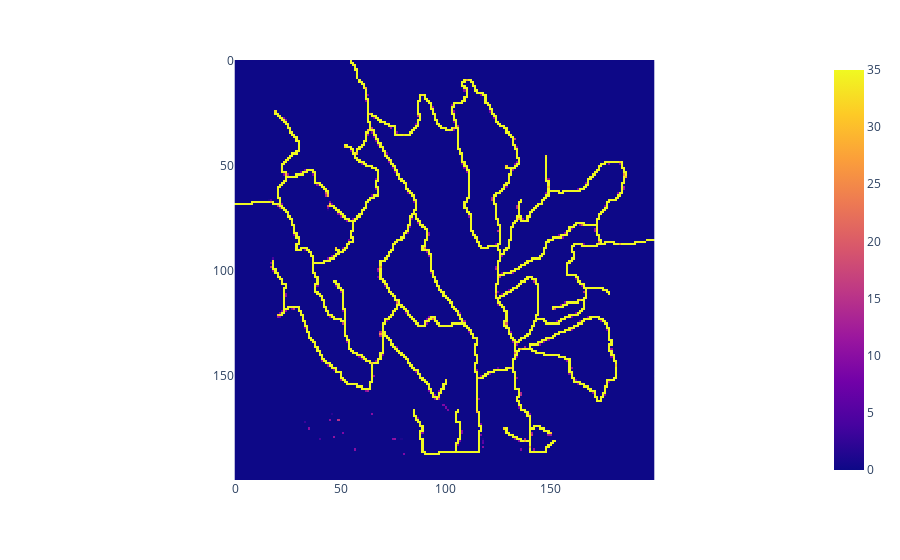

Write notebook code for a chart like this one.
### Code cell
px.imshow(image)

### Figure 1 — Plotly figure (JSON) as saved in the notebook; plotly's stock layout.template omitted (floating-point values rounded to 4 significant figures; data arrays with more than 128 entries replaced by an {"elided": "..."} marker saying what was removed)
{"data": [{"coloraxis": "coloraxis", "hovertemplate": "x: %{x}<br>y: %{y}<br>color: %{z}<extra></extra>", "name": "0", "type": "heatmap", "xaxis": "x", "yaxis": "y", "z": {"elided": "200x200 int values"}}], "layout": {"coloraxis": {"colorscale": [[0, "#0d0887"], [0.1111, "#46039f"], [0.2222, "#7201a8"], [0.3333, "#9c179e"], [0.4444, "#bd3786"], [0.5556, "#d8576b"], [0.6667, "#ed7953"], [0.7778, "#fb9f3a"], [0.8889, "#fdca26"], [1, "#f0f921"]]}, "margin": {"t": 60}, "xaxis": {"anchor": "y", "constrain": "domain", "domain": [0, 1], "scaleanchor": "y"}, "yaxis": {"anchor": "x", "autorange": "reversed", "constrain": "domain", "domain": [0, 1]}}}
